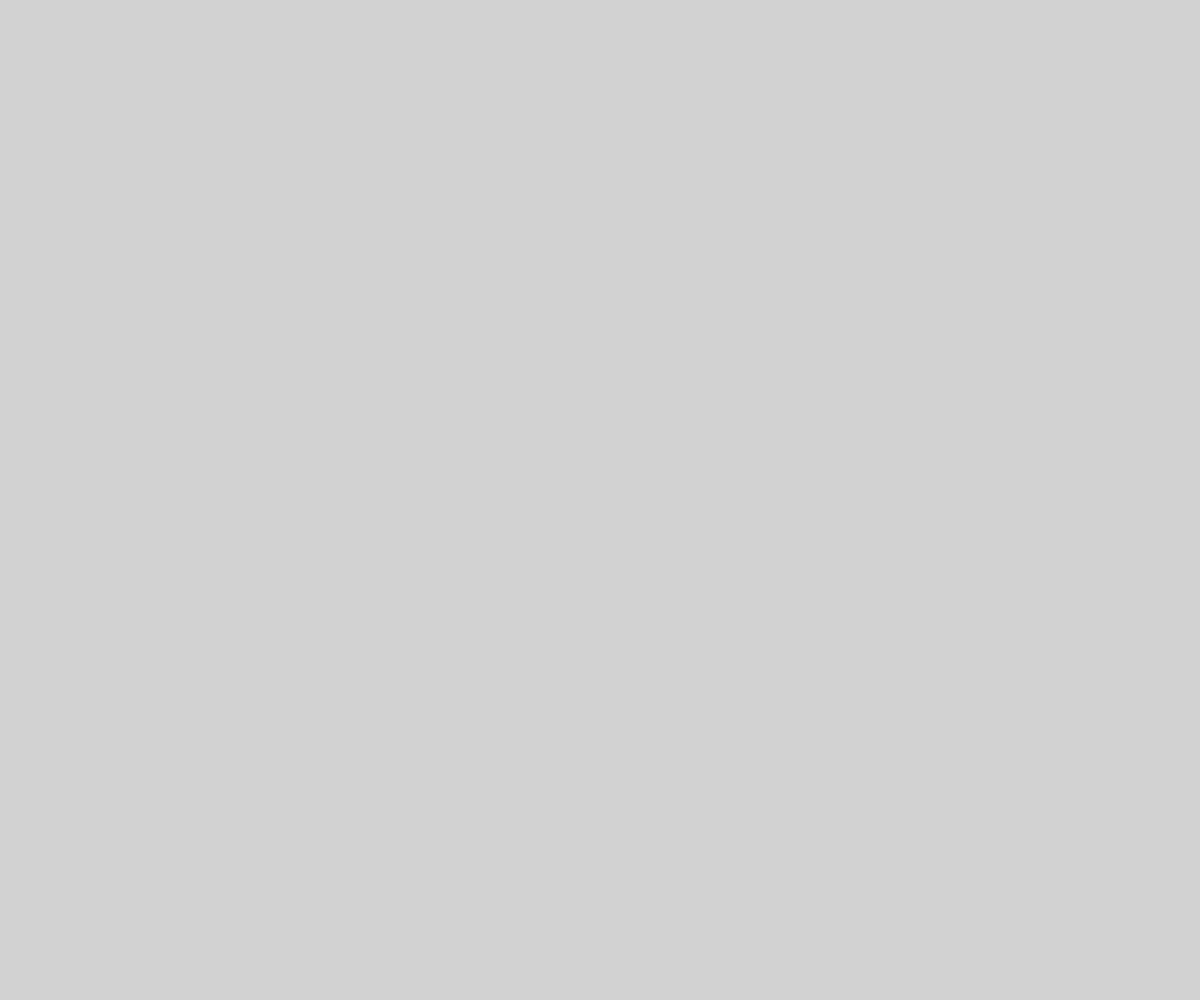
Frame 1 (no input)
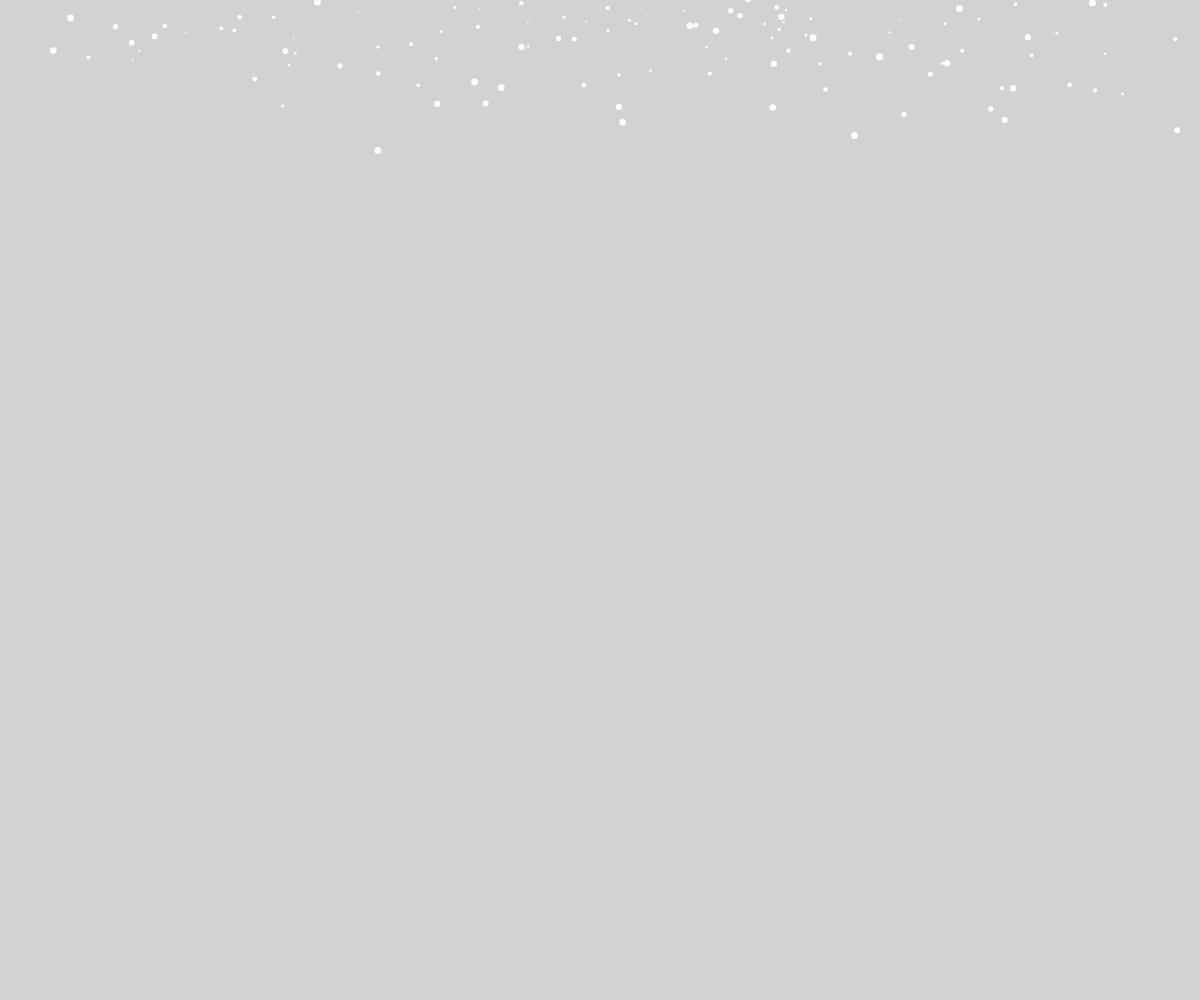
Frame 60 (no input)
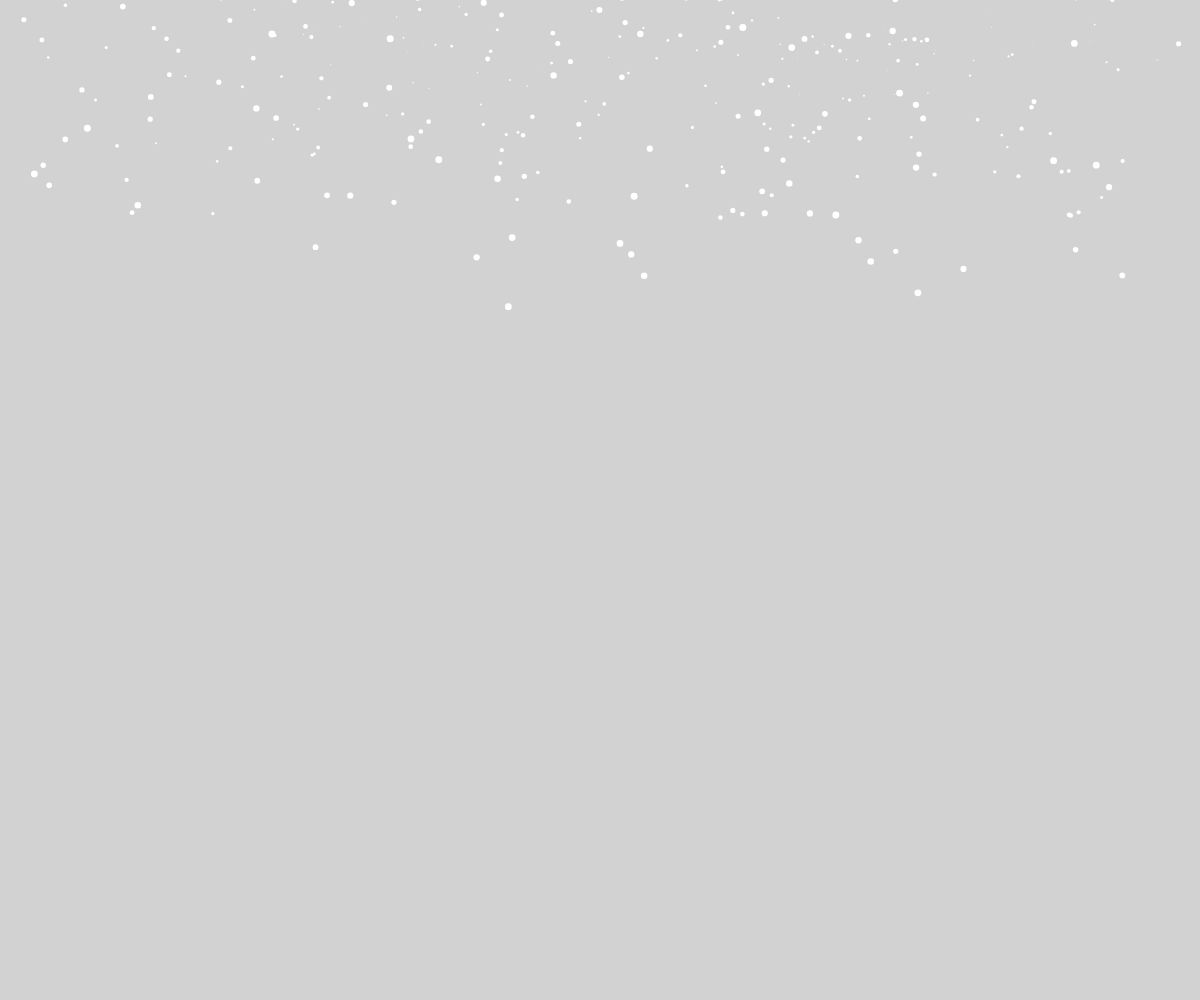
Frame 120 (the mouse pressed at the canvas centre since frame 60)

The p5.js sketch that drew these frames (run headless with seeded random() and noise() and a simulated clock; from frame 60 on, the mouse is pressed at the canvas centre):

// p5.js sketch
// ── sketch.js
//https://p5js.org

let snowflakes = [];


function setup() {
  createCanvas(windowWidth, windowHeight);
  fill(800);
  noStroke();
}



function draw() {
  background(210);
  let t = frameCount / 50;


  for (let i = 0; i < random(6); i++) {
    snowflakes.push(new snowflake());
  }



  for (let flake of snowflakes) {
    flake.update(t);
    flake.display();
  }
}



function snowflake() {
  this.posX = 0;
  this.posY = random(-50, 0);
  this.initialangle = random(0, 6 * PI);
  this.size = random(0,7, 10);

  
  this.radius = sqrt(random(pow(width / 2, 2)));


  this.update = function(time) {
    let w = 0.3;
    let angle = w * time + this.initialangle;
    this.posX = width / 2 + this.radius * sin(angle);


    this.posY += pow(this.size, 0.5);


    if (this.posY > height) {
      let index = snowflakes.indexOf(this);
      snowflakes.splice(index, 1);
    }
  };



  this.display = function() {
    ellipse(this.posX, this.posY, this.size);
  };
}
